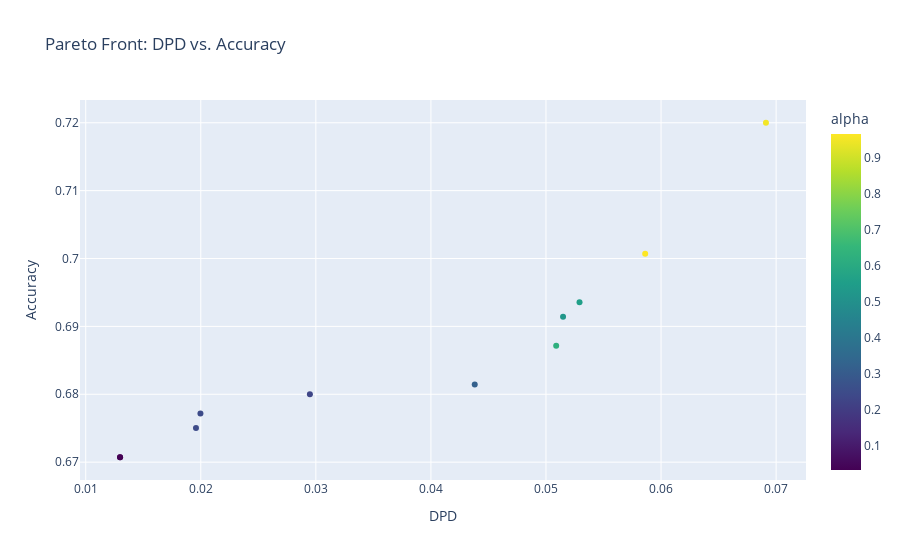

Notebook code for this chart:
### Code cell
# Create interactive Plotly plot
fig = px.scatter(
    plot_df,
    x='DPD',
    y='Accuracy',
    color='alpha',
    color_continuous_scale='Viridis',
    size_max=15,
    hover_data={'alpha': True, 'DPD': True, 'Accuracy': True},
    title='Pareto Front: DPD vs. Accuracy'
)
fig.update_traces(marker=dict(line_width=0))
fig.show()

### Figure 1 — Plotly figure (JSON) as saved in the notebook; plotly's stock layout.template omitted (floating-point values rounded to 4 significant figures)
{"data": [{"customdata": [[0.9498], [0.6206], [0.3225], [0.03417], [0.9647], [0.2475], [0.5211], [0.2305], [0.03417], [0.2475], [0.5565]], "hovertemplate": "DPD=%{x}<br>Accuracy=%{y}<br>alpha=%{marker.color}<extra></extra>", "legendgroup": "", "marker": {"color": [0.9498, 0.6206, 0.3225, 0.03417, 0.9647, 0.2475, 0.5211, 0.2305, 0.03417, 0.2475, 0.5565], "coloraxis": "coloraxis", "line": {"width": 0}, "symbol": "circle"}, "mode": "markers", "name": "", "orientation": "v", "showlegend": false, "type": "scatter", "x": [0.06912, 0.05089, 0.04381, 0.01298, 0.05862, 0.01958, 0.05148, 0.02948, 0.01298, 0.01997, 0.05291], "xaxis": "x", "y": [0.72, 0.6871, 0.6814, 0.6707, 0.7007, 0.675, 0.6914, 0.68, 0.6707, 0.6772, 0.6936], "yaxis": "y"}], "layout": {"coloraxis": {"colorbar": {"title": {"text": "alpha"}}, "colorscale": [[0, "#440154"], [0.1111, "#482878"], [0.2222, "#3e4989"], [0.3333, "#31688e"], [0.4444, "#26828e"], [0.5556, "#1f9e89"], [0.6667, "#35b779"], [0.7778, "#6ece58"], [0.8889, "#b5de2b"], [1, "#fde725"]]}, "legend": {"tracegroupgap": 0}, "title": {"text": "Pareto Front: DPD vs. Accuracy"}, "xaxis": {"anchor": "y", "domain": [0, 1], "title": {"text": "DPD"}}, "yaxis": {"anchor": "x", "domain": [0, 1], "title": {"text": "Accuracy"}}}}
